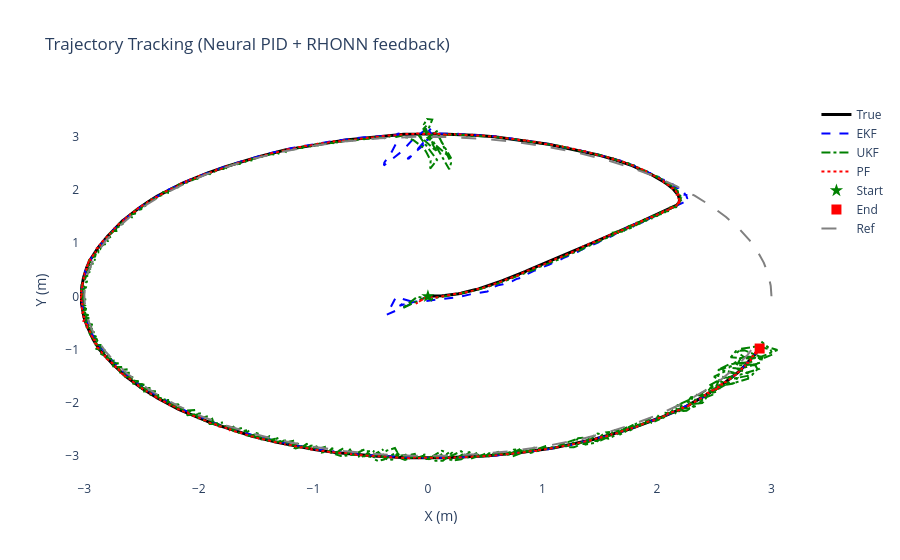

Write notebook code for a chart like this one.
### Code cell
# === NEW: reconstruir referencia para graficar ===
x_ref_hist = np.zeros_like(x_true)
for k, t in enumerate(t_history):
    x_ref_k, _, _ = reference_trajectory(t, ref_kind)
    x_ref_hist[k] = x_ref_k

fig_trajectory.add_trace(go.Scatter(x=x_ref_hist[:,0], y=x_ref_hist[:,1],
    mode='lines', name='Ref', line=dict(color='gray', width=2, dash='longdash')))
fig_trajectory.update_layout(title='Trajectory Tracking (Neural PID + RHONN feedback)')

### Figure 1 — Plotly figure (JSON) as saved in the notebook; plotly's stock layout.template omitted (floating-point values rounded to 4 significant figures; data arrays with more than 128 entries replaced by an {"elided": "..."} marker saying what was removed)
{"data": [{"line": {"color": "black", "width": 3}, "mode": "lines", "name": "True", "type": "scatter", "x": {"elided": "1500 float values"}, "y": {"elided": "1500 float values"}}, {"line": {"color": "blue", "dash": "dash", "width": 2}, "mode": "lines", "name": "EKF", "type": "scatter", "x": {"elided": "1500 float values"}, "y": {"elided": "1500 float values"}}, {"line": {"color": "green", "dash": "dashdot", "width": 2}, "mode": "lines", "name": "UKF", "type": "scatter", "x": {"elided": "1500 float values"}, "y": {"elided": "1500 float values"}}, {"line": {"color": "red", "dash": "dot", "width": 2}, "mode": "lines", "name": "PF", "type": "scatter", "x": {"elided": "1500 float values"}, "y": {"elided": "1500 float values"}}, {"marker": {"color": "green", "size": 10, "symbol": "star"}, "mode": "markers", "name": "Start", "type": "scatter", "x": [0], "y": [0]}, {"marker": {"color": "red", "size": 10, "symbol": "square"}, "mode": "markers", "name": "End", "type": "scatter", "x": [2.897], "y": [-0.9817]}, {"line": {"color": "gray", "dash": "longdash", "width": 2}, "mode": "lines", "name": "Ref", "type": "scatter", "x": {"elided": "1500 float values"}, "y": {"elided": "1500 float values"}}], "layout": {"font": {"size": 12}, "paper_bgcolor": "white", "plot_bgcolor": "white", "showlegend": true, "title": {"text": "Trajectory Tracking (Neural PID + RHONN feedback)"}, "xaxis": {"title": {"text": "X (m)"}}, "yaxis": {"title": {"text": "Y (m)"}}}}
